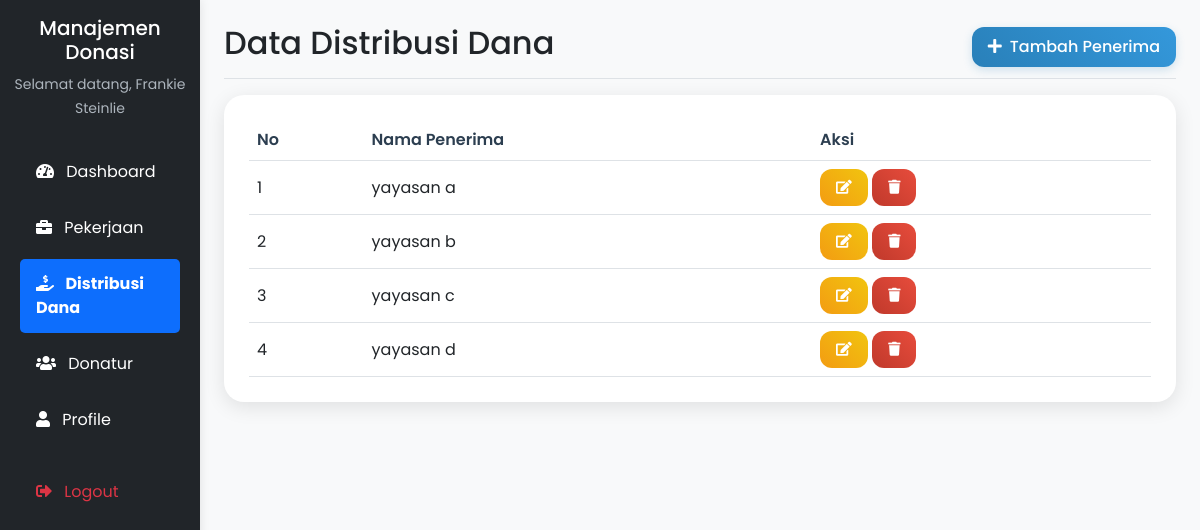
The page /distribusidana/index.php (signed in) on the database its author committed.
### tables this page shows
CREATE TABLE `distribusi` (
  `id` int NOT NULL AUTO_INCREMENT,
  `nama_penerima` varchar(255) DEFAULT NULL,
  PRIMARY KEY (`id`)
);

### distribusidana/index.php (the view, shortened to what this page needs)
<?php
include '../koneksi.php';
?>
<!DOCTYPE html>
<html>
<head>
    <link href="https://cdn.jsdelivr.net/npm/bootstrap@5.3.0/dist/css/bootstrap.min.css" rel="stylesheet">
    <link rel="stylesheet" href="https://cdnjs.cloudflare.com/ajax/libs/font-awesome/5.15.4/css/all.min.css">
    <link href="../assets/css/style.css" rel="stylesheet">
</head>
<body>
    <div class="container-fluid">
        <div class="row">
            <?php include '../sidebar.php'; ?>
            <main class="col-md-9 ms-sm-auto col-lg-10 px-md-4 py-4">
                <div class="d-flex justify-content-between flex-wrap flex-md-nowrap align-items-center pb-2 mb-3 border-bottom">
                    <h1 class="h2">Data Distribusi Dana</h1>
                    <button class="btn btn-primary" data-bs-toggle="modal" data-bs-target="#modalTambah">
                        <i class="fas fa-plus me-2"></i>Tambah Penerima
                    </button>
                </div>
                <div class="card fade-in">
                    <div class="card-body">
                        <div class="table-responsive">
                            <table class="table">
                                <thead>
                                    <tr>
                                        <th>No</th>
                                        <th>Nama Penerima</th>
                                        <th>Aksi</th>
                                    </tr>
                                </thead>
                                <tbody>
                                    <?php
                                    $no = 1;
                                    $query = mysqli_query($koneksi, "SELECT * FROM distribusi");
                                    while ($data = mysqli_fetch_array($query)) {
                                    ?>
                                    <tr>
                                        <td><?= $no++ ?></td>
                                        <td><?= $data['nama_penerima'] ?></td>
                                        <td>
                                            <button class="btn btn-sm btn-warning" data-bs-toggle="modal" data-bs-target="#modalEdit<?= $data['id'] ?>">
                                                <i class="fas fa-edit"></i>
                                            </button>
                                            <a href="?hapus=<?= $data['id'] ?>" class="btn btn-sm btn-danger" onclick="return confirm('Yakin ingin menghapus?')">
                                                <i class="fas fa-trash"></i>
                                            </a>
                                        </td>
                                    </tr>
                                    <?php } ?>
                                </tbody>
                            </table>
                        </div>
                    </div>
                </div>
            </main>
        </div>
    </div>
</body>
</html>

### assets/css/style.css (style rules this page uses)
body { font-family: 'Poppins', sans-serif; background: #f8f9fa; }
.card { border: none; border-radius: 20px; box-shadow: 0 5px 20px rgba(0,0,0,0.1); background: #fff; margin-bottom: 25px; }
.card-body { padding: 25px; }
.table { margin-bottom: 0; }
.table th { font-weight: 600; color: #2c3e50; border-bottom-width: 1px; }
.table td { vertical-align: middle; }
.btn { border-radius: 12px; padding: 8px 16px; font-weight: 500; transition: all 0.3s; }
.btn-primary { background: linear-gradient(45deg, #2980b9, #3498db); border: none; box-shadow: 0 3px 10px rgba(41, 128, 185, 0.2); }
.btn-warning { background: linear-gradient(45deg, #f39c12, #f1c40f); border: none; color: #fff; }
.btn-danger { background: linear-gradient(45deg, #c0392b, #e74c3c); border: none; }
.fade-in { animation: fadeIn 0.5s; }

### rows shown on the page
distribusi: nama_penerima "yayasan a"
distribusi: nama_penerima "yayasan b"
distribusi: nama_penerima "yayasan c"
distribusi: nama_penerima "yayasan d"

### other values the page prints
$_SESSION['nama'] "Frankie Steinlie"
